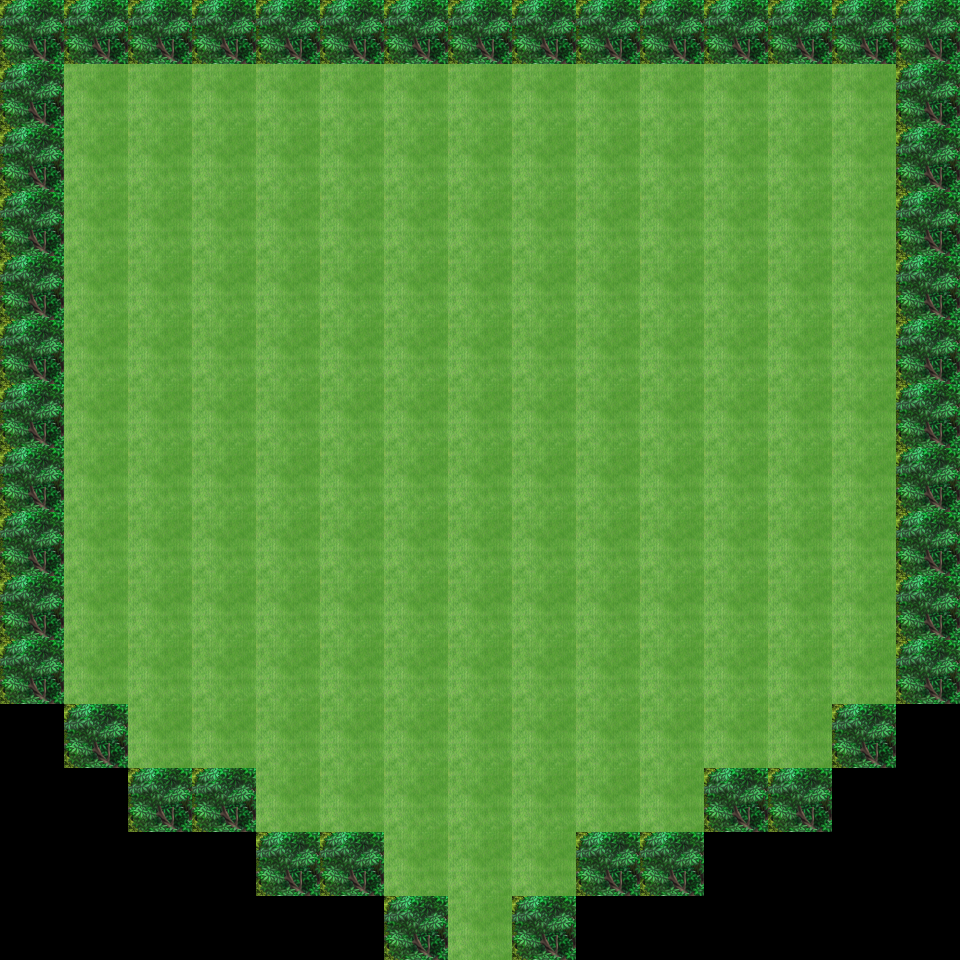

A 2D game scene composited from a Tiled map and its tileset images. What follows is a short description and the map's XML, with each tile layer's data collapsed to a summary:
An orthogonal 15x15 tile map with 64x64 px tiles, 3 tile layers (Terrain Layer, Collision Layer, Top Layer).

<map version="1.0" orientation="orthogonal" renderorder="right-up" width="15" height="15" tilewidth="64" tileheight="64" nextobjectid="1">
 <tileset firstgid="1" name="testWorld" tilewidth="64" tileheight="64" tilecount="150">
  <image source="32-bit testing/testWorld.png" width="960" height="672" />
 </tileset>
 <layer name="Terrain Layer" width="15" height="15">
  <data>[225 cells, 152 non-empty, 1 distinct tile ids]</data>
 </layer>
 <layer name="Collision Layer" width="15" height="15">
  <data>[225 cells, 47 non-empty, 1 distinct tile ids]</data>
 </layer>
 <layer name="Top Layer" width="15" height="15">
  <data>[225 cells, 0 non-empty, 0 distinct tile ids]</data>
 </layer>
</map>
